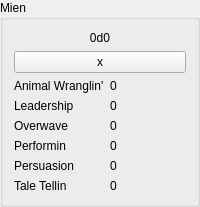
                   <widget class="QGroupBox" name="MienBox">
                    <property name="title">
                     <string>Mien</string>
                    </property>
                    <layout class="QVBoxLayout" name="verticalLayout_5">
                     <item>
                      <widget class="QLabel" name="label_23">
                       <property name="text">
                        <string>0d0</string>
                       </property>
                       <property name="alignment">
                        <set>Qt::AlignCenter</set>
                       </property>
                      </widget>
                     </item>
                     <item>
                      <widget class="QPushButton" name="pushButton_2">
                       <property name="text">
                        <string>x</string>
                       </property>
                      </widget>
                     </item>
                     <item>
                      <layout class="QHBoxLayout" name="horizontalLayout_5">
                       <item>
                        <layout class="QVBoxLayout" name="mienLVL">
                         <item>
                          <widget class="QLabel" name="label_54">
                           <property name="text">
                            <string>Animal Wranglin'</string>
                           </property>
                          </widget>
                         </item>
                         <item>
                          <widget class="QLabel" name="label_53">
                           <property name="text">
                            <string>Leadership</string>
                           </property>
                          </widget>
                         </item>
                         <item>
                          <widget class="QLabel" name="label_55">
                           <property name="text">
                            <string>Overwave</string>
                           </property>
                          </widget>
                         </item>
                         <item>
                          <widget class="QLabel" name="label_56">
                           <property name="text">
                            <string>Performin</string>
                           </property>
                          </widget>
                         </item>
                         <item>
                          <widget class="QLabel" name="label_83">
                           <property name="text">
                            <string>Persuasion</string>
                           </property>
                          </widget>
                         </item>
                         <item>
                          <widget class="QLabel" name="label_84">
                           <property name="text">
                            <string>Tale Tellin</string>
                           </property>
                          </widget>
                         </item>
                        </layout>
                       </item>
                       <item>
                        <layout class="QVBoxLayout" name="mienNames">
                         <item>
                          <widget class="QLabel" name="label_49">
                           <property name="text">
                            <string>0</string>
                           </property>
                          </widget>
                         </item>
                         <item>
                          <widget class="QLabel" name="label_50">
                           <property name="text">
                            <string>0</string>
                           </property>
                          </widget>
                         </item>
                         <item>
                          <widget class="QLabel" name="label_51">
                           <property name="text">
                            <string>0</string>
                           </property>
                          </widget>
                         </item>
                         <item>
                          <widget class="QLabel" name="label_52">
                           <property name="text">
                            <string>0</string>
                           </property>
                          </widget>
                         </item>
                         <item>
                          <widget class="QLabel" name="label_86">
                           <property name="text">
                            <string>0</string>
                           </property>
                          </widget>
                         </item>
                         <item>
                          <widget class="QLabel" name="label_85">
                           <property name="text">
                            <string>0</string>
                           </property>
                          </widget>
                         </item>
                        </layout>
                       </item>
                      </layout>
                     </item>
                    </layout>
                   </widget>
